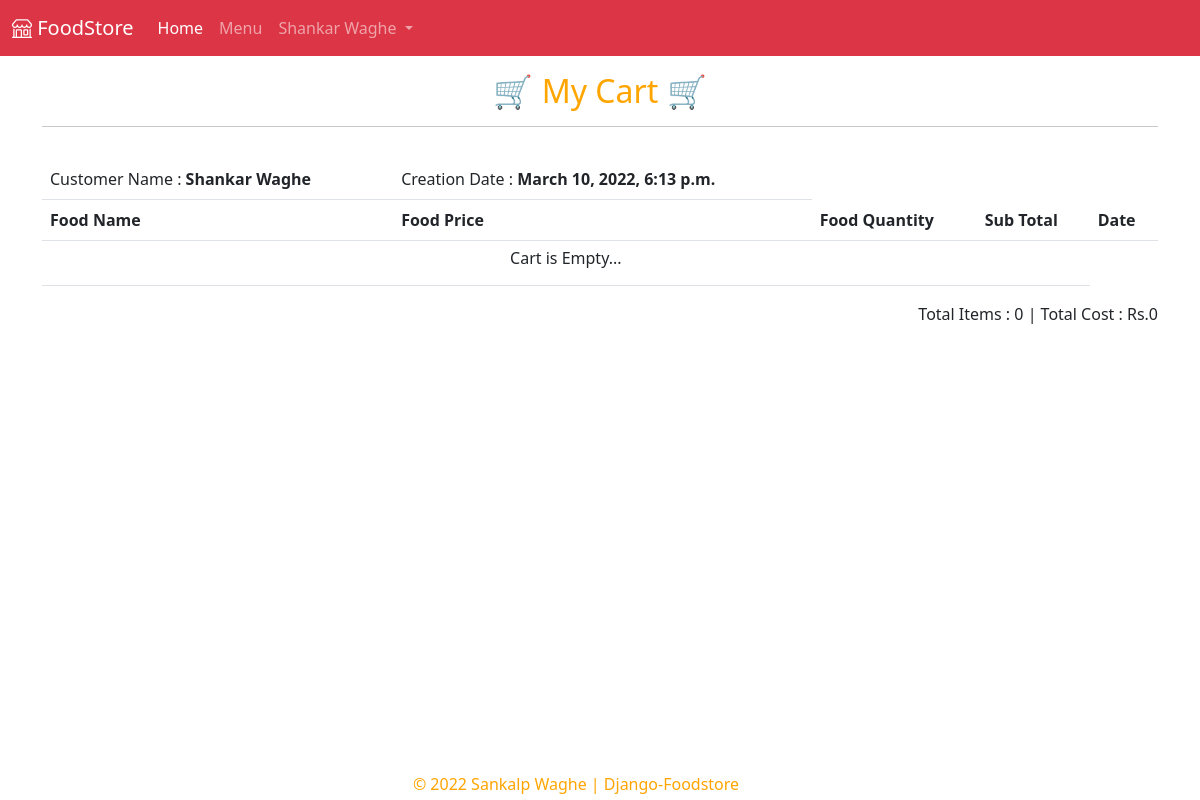
The page /cart/viewcart (signed in) on the database its author committed.
### account/models.py (models this page shows)
class MyUser(AbstractBaseUser):
    userId = models.BigAutoField(primary_key=True)
    first_name = models.CharField(max_length=50)
    last_name = models.CharField(max_length=50)
    contact = models.BigIntegerField(unique=True)
    user_Role = models.CharField(max_length=10)
    is_superuser = models.BooleanField(default=False)
    address = models.TextField()
    objects = MyUserManager()  # ? Manager created
    USERNAME_FIELD = "contact"
    REQUIRED_FIELDS = ("first_name", "last_name")

### cart/models.py (models this page shows, shortened)
class Cart(models.Model):
    user = models.OneToOneField(MyUser, on_delete=models.CASCADE)
    itemlist = models.ManyToManyField(CartItem)
    create_at = models.DateTimeField(auto_now_add=True)
    update_at = models.DateTimeField(auto_now=True)
    @property
    def get_cart_total(self):
        orderitems = self.itemlist.all()
        total = sum([item.get_total for item in orderitems])
        return total
    @property
    def get_cart_items(self):
        orderitems = self.itemlist.all()
        total = sum([item.quantity for item in orderitems])
        return total

### cart/views.py (the view)
# urls.py: path("viewcart",viewcart,name="viewcart"),
def viewcart(request):
    cart, status = Cart.objects.get_or_create(user=request.user)
    orders = cart.itemlist.all()
    myfilter = OrderFilter()
    context = {'orders': orders, 'cart': cart, 'myfilter': myfilter}
    return render(request, 'cart/viewcart.html', context)

### templates/cart/viewcart.html (shortened to what this page needs)
{% extends 'base.html' %}
{% block body %}
    <div class="container"  >
        <div class="row">
            <div class="col my-3">
                <h2 style="text-align:center;color:orange;">🛒 My Cart 🛒</h2>
                <hr>
            </div>
        </div>
        <table class="table">
            <tr >
                <td>Customer Name : <strong> {{cart.user.first_name}} {{cart.user.last_name}}</td></strong>
                <td>Creation Date : <strong> {{cart.create_at}}</td> </strong>
            </tr>
            <tr>
                <th>Food Name</th>
                <th>Food Price</th>
                <th>Food Quantity</th>
                <th>Sub Total</th>
                <th>Date</th>
            </tr>
            {% for item in cart.itemlist.all  %}
            <tr>
                <th>{{item.food.foodName}}</th>
                <th>{{item.food.foodPrice}}</th>
                <th><input style="width:80px;" class="form-control btn btn-primary" type="number" min="1" value="{{item.quantity}}" id="{{item.pk}}" name="quantity"/></th>
                <th id="totalprice{{item.pk}}" >{{item.get_total}} </th>
                <th  >{{item.create_at}}</th>
                <th><a href="">
                </a></th>
                <th> <a href="/cart/removeitem/{{item.pk}}" class="btn btn-outline-danger me-3">
                    <i class="bi bi-file-x"  style="font-size: 20px" ></i>
                  </a>
                </th>
                <th> <a href="/cart/checkout" class="btn btn-outline-info me-3">
                    <i class="bi bi-cart-check-fill"  style="font-size: 20px" ></i>
                  </a>
                </th>
            </tr>
               {% empty %}
                <tr>
                    <td colspan="4">
                        <h6 class="text-center">Cart is Empty...</h6>
                    </td>
                </tr>
            {% endfor %}
        </table>
        <p style="text-align:right " >Total Items : {{cart.get_cart_items}} | Total Cost : Rs.{{cart.get_cart_total}} </p>
    </div>
{% endblock body %}

### templates/base.html (shortened to what this page needs)
<!DOCTYPE html>
<html lang="en">
  <head>
    <link
      href="https://cdn.jsdelivr.net/npm/bootstrap@5.0.2/dist/css/bootstrap.min.css"
      rel="stylesheet"
    />
    <link
      rel="stylesheet"
      href="https://cdn.jsdelivr.net/npm/bootstrap-icons@1.8.1/font/bootstrap-icons.css"
    />
  </head>
  <body>
    <nav class="navbar navbar-expand-lg navbar-dark bg-danger">
      <div class="container-fluid">
        <a class="navbar-brand" href="/"><i class="bi bi-shop"></i> FoodStore</a>
        <div class="collapse navbar-collapse" id="navbarSupportedContent">
          <ul class="navbar-nav me-auto mb-2 mb-lg-0">
            <li class="nav-item">
              <a class="nav-link active" aria-current="page" href="/food"
                >Home</a
              >
            </li>
            <li class="nav-item">
              <a class="nav-link" href="/food/foodlist">Menu</a>
            </li>
            <li class="nav-item dropdown">
              <a
                class="nav-link dropdown-toggle"
                href="#"
                id="navbarDropdown"
                role="button"
                data-bs-toggle="dropdown"
                aria-expanded="false"
              >
                {% if request.user.is_authenticated %}
                {{ request.user.first_name }} {{ request.user.last_name }}
                {% else%} Users {% endif %}
              </a>
            </li>
          </ul>
        </div>
      </div>
    </nav>
    {% block body %}{% endblock body %}
    <footer class=" text-muted text-small" style="position:fixed;left:0;bottom:0;width:100%;text-align:center;" >
      <p class="mb-1 me-5" style="color:orange;">&copy; 2022 Sankalp Waghe | Django-Foodstore</p>
    </footer>
  </body>
</html>

### rows shown on the page
MyUser: user.first_name "Shankar", user.last_name "Waghe"
Cart: user.first_name "Shankar", user.last_name "Waghe", create_at "March 10, 2022, 6:13 p.m.", get_cart_items "0", get_cart_total "0"
